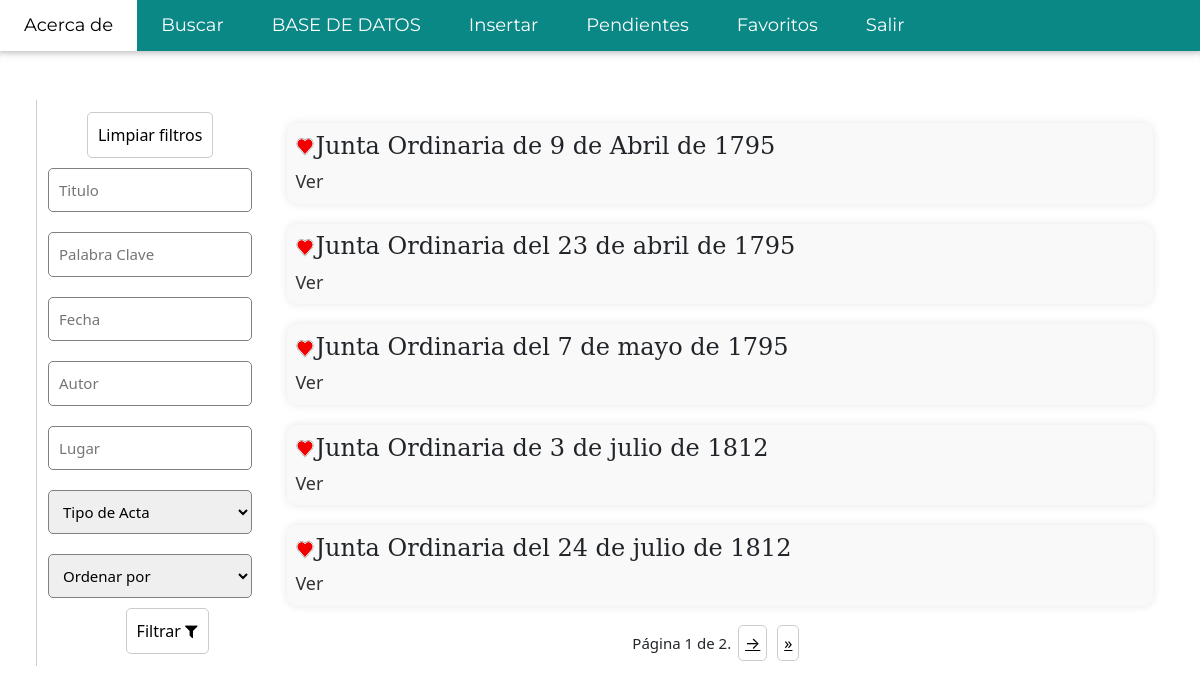
The app's page /search/ (signed in) with its own data.
### Documents/models.py (models this page shows, shortened)
class Act(models.Model):
    title = models.CharField(max_length=200)
    year = models.CharField(default='00/00/0000', max_length=10)
    author = models.CharField(max_length=200)
    place = models.CharField(max_length=200)
    type = models.CharField(max_length=200)
    xml_file = models.TextField()
    pages = models.ManyToManyField(Page)
    approved = models.BooleanField(default=False)

### Documents/views.py (the view, shortened to what this page needs)
# urls.py: path('search/', views.search, name='search'),
def search(request, from_fav=False):
    docs = Act.objects.all()
    documents = [doc for doc in docs if doc.approved]
    pagination_size = 5
    try:
        user = User.objects.get(username=request.user.username)
        profile = Profile.objects.get(user=user)
        fav_docs = profile.fav_docs.all()
    except:
        fav_docs = None
    if not from_fav:
        try:
            title = request.POST['title']
        except:
            if request.session.get('filtered', None):
                documents = [Act.objects.get(pk=i) for i in request.session['filtered']]
            paginator = Paginator(documents, pagination_size)
            page_number = request.GET.get('page')
            page_obj = paginator.get_page(page_number)
            return render(request, 'docs/search.html', {'docs': documents, 'page_obj': page_obj,
                                                        'fav_docs': fav_docs})

### templates/docs/search.html (shortened to what this page needs)
{% extends 'base/main.html' %}
{% block content %}
    {% load static %}
    <div class="search-page" style="padding-top: 50px">
    <div class="filter_block">
    <button type="button" onclick="window.location.href='/clean'">Limpiar filtros</button>
    <form action="/search/" method="post">
        <input type="text" name="title" placeholder="Titulo">
        <input type="text" name="kw" placeholder="Palabra Clave" class="kw">
        <input type="number" name="date" placeholder="Fecha" class="date">
        <input type="text" name="author" placeholder="Autor" class="autor">
        <input type="text" name="place" placeholder="Lugar" class="place">
        <select name="type" class="type">
            <option value="0" selected>Tipo de Acta</option>
        </select>
        <select name="order-by" class="order-by">
            <option value="0" selected>Ordenar por</option>
        </select>
        <button type="submit">Filtrar <i class="fa fa-solid fa-filter"></i></button>
    </form>
    </div>
    <div class="docs">
    {% if docs %}
        {% for doc in page_obj %}
            <div class="doc">
            <div class="heading" style="display: flex">
                {% if user.is_authenticated %}
                    {% if doc in fav_docs %}
                        <a href="/rem_fav/{{ doc.id }}?page={{ page_obj.number }}">
                            <img src="/static/red-heart.png" alt="Favorito">
                        </a>
                    {% else %}
                        <a href="/add_fav/{{ doc.id }}?page={{ page_obj.number }}">
                            <img src="/static/black-heart.png" alt="Favorito">
                        </a>
                    {% endif %}
                {% endif %}
                <h2>{{ doc.title }}</h2>
            </div>
                <a href="/doc/{{ doc.id }}?page={{ page_obj.number }}">Ver</a>
            </div>
        {% endfor %}
        <div class="pagination">
        <span class="step-links">
            <span class="current">
                Página {{ page_obj.number }} de {{ page_obj.paginator.num_pages }}.
            </span>
            {% if page_obj.has_next %}
                <a href="?page={{ page_obj.next_page_number }}">&rarr;</a>
                <a href="?page={{ page_obj.paginator.num_pages }}"> &raquo;</a>
            {% endif %}
        </span>
    </div>
    {% else %}
        <h2 class="no-results">No se encontraron documentos</h2>
    {% endif %}
    </div>
    </div>
{% endblock %}

### static/style.css (style rules this page uses)
body,h1,h2,h3,h4,h5,h6 { font-family: "Lato", sans-serif }
.w3-bar,h1,button { font-family: "Montserrat", sans-serif }
html { box-sizing:border-box }
*,*:before,*:after { box-sizing:inherit }
html { -ms-text-size-adjust:100%;-webkit-text-size-adjust:100% }
body { margin:0 }
a { background-color:transparent }
img { border-style:none }
button,input,select,textarea,optgroup { font:inherit;margin:0 }
button,input { overflow:visible }
button,select { text-transform:none }
button,[type=button],[type=reset],[type=submit] { -webkit-appearance:button }
html,body { font-family:Verdana,sans-serif;font-size:15px;line-height:1.5 }
html { overflow-x:hidden }
h2 { font-size:30px }
h1,h2,h3,h4,h5,h6 { font-family:"Segoe UI",Arial,sans-serif;font-weight:400;margin:10px 0 }
img { vertical-align:middle }
a { color:inherit }

### records on screen
Act: title "Junta Ordinaria de 9 de Abril de 1795"
Act: title "Junta Ordinaria del 23 de abril de 1795"
Act: title "Junta Ordinaria del 7 de mayo de 1795"
Act: title "Junta Ordinaria de 3 de julio de 1812"
Act: title "Junta Ordinaria del 24 de julio de 1812"

### other values on screen
{{ page_obj.number }} "1"
{{ page_obj.paginator.num_pages }} "2"
